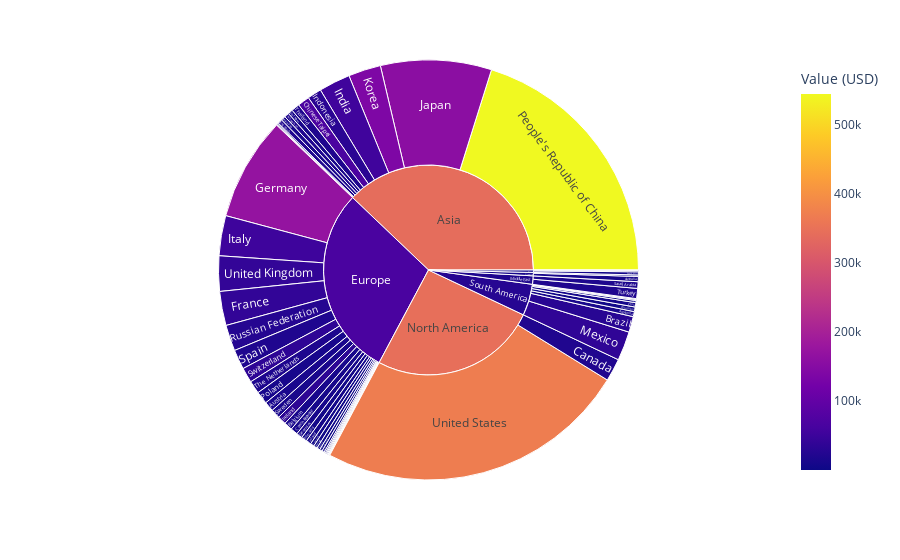

The notebook cell saved with this chart:
### Markdown cell above
Lets start by seeing the distribution of industries globally. We'll take the data from 2018 as this is the latest year which has most of the main countries available.

### Code cell
# Filter the data for the year 2018
cleaned_data_2018 = cleaned_data2[cleaned_data2['Year'] == 2018]

# Create the sunburst chart
fig = px.sunburst(data_frame=cleaned_data_2018, path=['Continent', 'Country'], values='Value (USD)',
                  color='Value (USD)', hover_name='ISO3')
fig.show()

### Figure 1 — Plotly figure (JSON) as saved in the notebook; plotly's stock layout.template omitted (floating-point values rounded to 4 significant figures)
{"data": [{"branchvalues": "total", "customdata": [[12600.0], [11300.0], [14400.0], [11640.0], [29140.0], [1051.0], [1162.0], [2712.0], [19960.0], [9091.0], [67320.0], [5596.0], [1744.0], [1125.0], [235.8], [10810.0], [11040.0], [580.6], [7901.0], [39240.0], [169400.0], [2978.0], [1701.0], [4577.0], [551.9], [54260.0], [30470.0], [33670.0], [52390.0], [157500.0], [4519.0], [138700.0], [307.1], [544.4], [1006.0], [632.3], [12450.0], [156.1], [36810.0], [4147.0], [2016.0], [4505.0], [254.3], [4044.0], [544000.0], [4304.0], [19280.0], [12250.0], [3428.0], [6048.0], [25310.0], [17830.0], [939.2], [19140.0], [3332.0], [1901.0], [6823.0], [19110.0], [13140.0], [34940.0], [18720.0], [18310.0], [1083.0], [19160.0], [40620.0], [368900.0], [11400.0], [5580.0], [340900.0], [66280.0], [18630.0], [345200.0], [9792.0], [26610.0]], "domain": {"x": [0, 1], "y": [0, 1]}, "hovertemplate": "<b>%{hovertext}</b><br><br>labels=%{label}<br>Value (USD)_sum=%{value}<br>parent=%{parent}<br>id=%{id}<br>Value (USD)=%{color}<extra></extra>", "hovertext": ["ARG", "AUS", "AUT", "BEL", "BRA", "BRN", "BGR", "KHM", "CAN", "CHL", "TWN", "COL", "CRI", "HRV", "CYP", "CZE", "DNK", "EST", "FIN", "FRA", "DEU", "GRC", "HKG", "HUN", "ISL", "IND", "IDN", "IRL", "ITA", "JPN", "KAZ", "KOR", "LAO", "LVA", "LTU", "LUX", "MYS", "MLT", "MEX", "MAR", "MMR", "NZL", "MKD", "NOR", "CHN", "PER", "PHL", "POL", "PRT", "ROU", "RUS", "SAU", "SRB", "SGP", "SVK", "SVN", "ZAF", "ESP", "SWE", "CHE", "THA", "NLD", "TUN", "TUR", "GBR", "USA", "VNM", "(?)", "(?)", "(?)", "(?)", "(?)", "(?)", "(?)"], "ids": ["South America/Argentina", "Oceania/Australia", "Europe/Austria", "Europe/Belgium", "South America/Brazil", "Asia/Brunei Darussalam", "South America/Bulgaria", "South America/Cambodia", "North America/Canada", "South America/Chile", "Asia/Chinese Taipei", "South America/Colombia", "South America/Costa Rica", "Europe/Croatia", "Europe/Cyprus", "Europe/Czech Republic", "Europe/Denmark", "Europe/Estonia", "Europe/Finland", "Europe/France", "Europe/Germany", "Europe/Greece", "Asia/Hong Kong", "Europe/Hungary", "Europe/Iceland", "Asia/India", "Asia/Indonesia", "Europe/Ireland", "Europe/Italy", "Asia/Japan", "Asia/Kazakhstan", "Asia/Korea", "Asia/Laos", "Europe/Latvia", "Europe/Lithuania", "Europe/Luxembourg", "Asia/Malaysia", "Europe/Malta", "South America/Mexico", "Africa/Morocco", "Asia/Myanmar", "Oceania/New Zealand", "Europe/North Macedonia", "Europe/Norway", "Asia/People's Republic of China", "South America/Peru", "Asia/Philippines", "Europe/Poland", "Europe/Portugal", "Europe/Romania", "Europe/Russian Federation", "Middle East/Saudi Arabia", "Europe/Serbia", "Asia/Singapore", "Europe/Slovak Republic", "Europe/Slovenia", "Africa/South Africa", "Europe/Spain", "Europe/Sweden", "Europe/Switzerland", "Asia/Thailand", "Europe/The Netherlands", "Africa/Tunisia", "Middle East/Turkey", "Europe/United Kingdom", "North America/United States", "Asia/Viet Nam", "Africa", "Asia", "Europe", "Middle East", "North America", "Oceania", "South America"], "labels": ["Argentina", "Australia", "Austria", "Belgium", "Brazil", "Brunei Darussalam", "Bulgaria", "Cambodia", "Canada", "Chile", "Chinese Taipei", "Colombia", "Costa Rica", "Croatia", "Cyprus", "Czech Republic", "Denmark", "Estonia", "Finland", "France", "Germany", "Greece", "Hong Kong", "Hungary", "Iceland", "India", "Indonesia", "Ireland", "Italy", "Japan", "Kazakhstan", "Korea", "Laos", "Latvia", "Lithuania", "Luxembourg", "Malaysia", "Malta", "Mexico", "Morocco", "Myanmar", "New Zealand", "North Macedonia", "Norway", "People's Republic of China", "Peru", "Philippines", "Poland", "Portugal", "Romania", "Russian Federation", "Saudi Arabia", "Serbia", "Singapore", "Slovak Republic", "Slovenia", "South Africa", "Spain", "Sweden", "Switzerland", "Thailand", "The Netherlands", "Tunisia", "Turkey", "United Kingdom", "United States", "Viet Nam", "Africa", "Asia", "Europe", "Middle East", "North America", "Oceania", "South America"], "marker": {"coloraxis": "coloraxis", "colors": [12600.0, 11300.0, 14400.0, 11640.0, 29140.0, 1051.0, 1162.0, 2712.0, 19960.0, 9091.0, 67320.0, 5596.0, 1744.0, 1125.0, 235.8, 10810.0, 11040.0, 580.6, 7901.0, 39240.0, 169400.0, 2978.0, 1701.0, 4577.0, 551.9, 54260.0, 30470.0, 33670.0, 52390.0, 157500.0, 4519.0, 138700.0, 307.1, 544.4, 1006.0, 632.3, 12450.0, 156.1, 36810.0, 4147.0, 2016.0, 4505.0, 254.3, 4044.0, 544000.0, 4304.0, 19280.0, 12250.0, 3428.0, 6048.0, 25310.0, 17830.0, 939.2, 19140.0, 3332.0, 1901.0, 6823.0, 19110.0, 13140.0, 34940.0, 18720.0, 18310.0, 1083.0, 19160.0, 40620.0, 368900.0, 11400.0, 5580.0, 340900.0, 66280.0, 18630.0, 345200.0, 9792.0, 26610.0]}, "name": "", "parents": ["South America", "Oceania", "Europe", "Europe", "South America", "Asia", "South America", "South America", "North America", "South America", "Asia", "South America", "South America", "Europe", "Europe", "Europe", "Europe", "Europe", "Europe", "Europe", "Europe", "Europe", "Asia", "Europe", "Europe", "Asia", "Asia", "Europe", "Europe", "Asia", "Asia", "Asia", "Asia", "Europe", "Europe", "Europe", "Asia", "Europe", "South America", "Africa", "Asia", "Oceania", "Europe", "Europe", "Asia", "South America", "Asia", "Europe", "Europe", "Europe", "Europe", "Middle East", "Europe", "Asia", "Europe", "Europe", "Africa", "Europe", "Europe", "Europe", "Asia", "Europe", "Africa", "Middle East", "Europe", "North America", "Asia", "", "", "", "", "", "", ""], "type": "sunburst", "values": [74480.0, 76490.0, 143900.0, 124000.0, 231400.0, 1491, 16040.0, 6643.0, 333400.0, 63280.0, 174623, 67350.0, 5404.0, 14210.0, 2396.0, 104800.0, 88330.0, 7307.0, 75030.0, 500300.0, 1517000.0, 34350.0, 4385.0, 55790.0, 4032.0, 461900.0, 207348, 126500.0, 588800.0, 1628000.0, 18310.0, 477000.0, 1692.0, 6744.0, 15960.0, 4453.0, 66976, 1517.0, 428500.0, 20230.0, 11930.0, 21880.0, 1680.0, 45750.0, 3843000.0, 31040.0, 68340.0, 184600.0, 55310.0, 83020.0, 382200.0, 97220.0, 13600.0, 66080.0, 38820.0, 20350.0, 45180.0, 289300.0, 136200.0, 220800.0, 122900.0, 189200.0, 6051.0, 148880, 517700.0, 4581000.0, 70650.0, 71453, 7224000.0, 5594000.0, 246100.0, 4914000.0, 98370.0, 924100.0]}], "layout": {"coloraxis": {"colorbar": {"title": {"text": "Value (USD)"}}, "colorscale": [[0, "#0d0887"], [0.1111, "#46039f"], [0.2222, "#7201a8"], [0.3333, "#9c179e"], [0.4444, "#bd3786"], [0.5556, "#d8576b"], [0.6667, "#ed7953"], [0.7778, "#fb9f3a"], [0.8889, "#fdca26"], [1, "#f0f921"]]}, "legend": {"tracegroupgap": 0}, "margin": {"t": 60}}}
